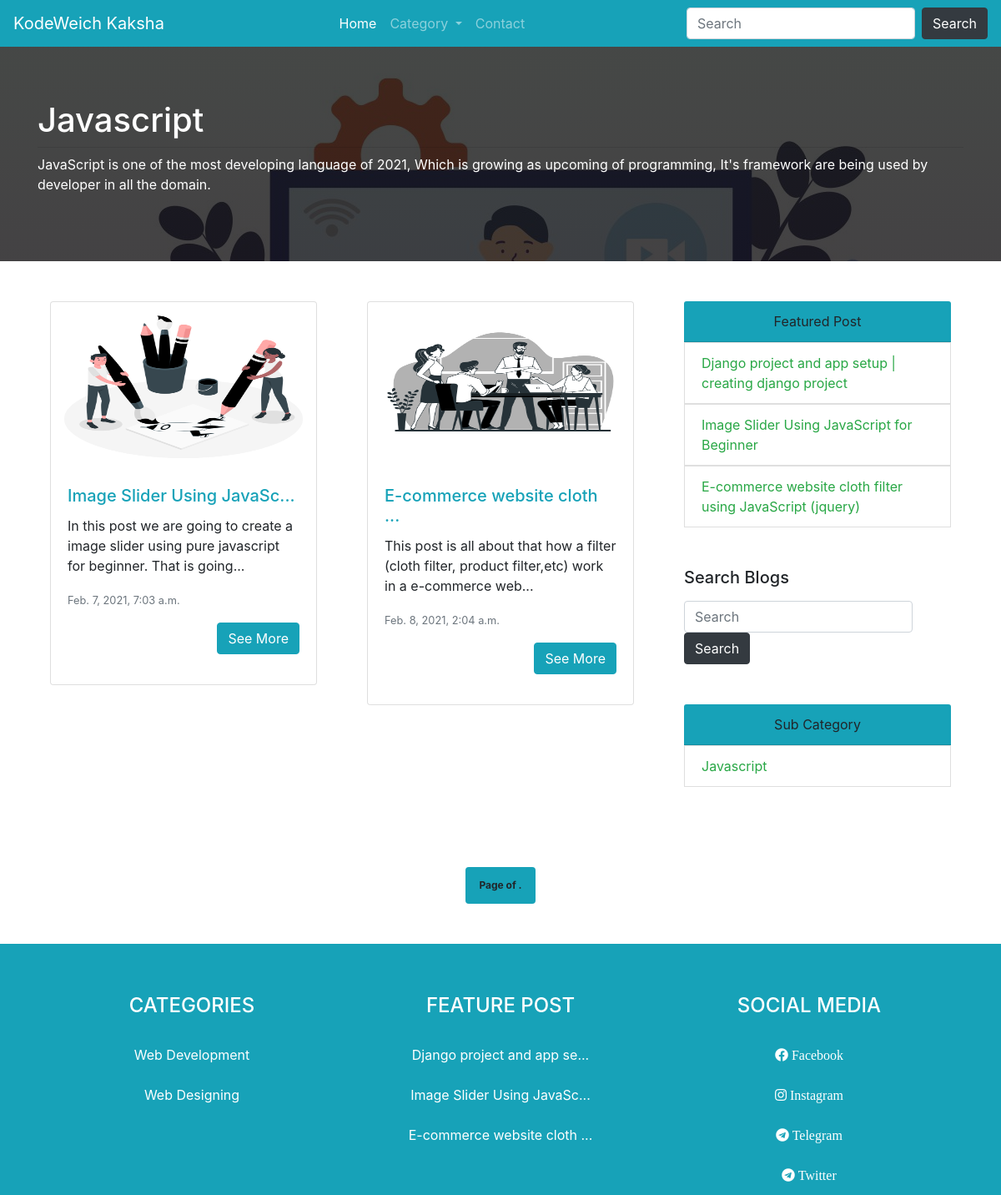
Screenshot of /blogs/web-designing-blogs/javascript-blogs with the database file from the repository.
### blog/models.py (models this page shows, shortened)
class Web_detail(models.Model):
    website_name = models.CharField(max_length=100)
    hero_image = models.ImageField(upload_to = "upload/")
    category_image = models.ImageField(upload_to = "upload/")
    sub_category_image = models.ImageField(upload_to = "upload/")
    comment_image = models.ImageField(upload_to = "upload/")
    facebook_link =models.CharField(max_length=200)
    instagram_link =models.CharField(max_length=200)
    twitter_link =models.CharField(max_length=200)
    telegram_link =models.CharField(max_length=200)

class BlogSubCategory(models.Model):
    title = models.CharField(max_length= 50)
    slug = models.CharField(max_length = 100)
    description = models.CharField(max_length = 200)
    category = models.ForeignKey(BlogCategory, on_delete=models.CASCADE)

class Blog(models.Model):
    title = models.CharField(max_length = 100)
    permalink = models.CharField(max_length = 200)
    content = models.TextField()
    description = models.CharField(max_length = 300)
    date = models.DateTimeField(auto_now_add=True)
    author = models.ForeignKey(Author ,on_delete=models.CASCADE)
    category = models.ForeignKey(BlogCategory , on_delete=models.CASCADE)
    sub_category = models.ForeignKey(BlogSubCategory, on_delete=models.CASCADE)
    image = models.ImageField(upload_to = "upload/")

class BlogCategory(models.Model):
    title = models.CharField(max_length= 50)
    slug = models.CharField(max_length = 100)
    description = models.CharField(max_length=200)

### blog/views.py (the view)
# urls.py: path('blogs/<str:category_slug>/<str:subCategory_slug>',SubCatBlogView.as_view(), name="SubCategory"),
class SubCatBlogView(View):
    def get(self,request,category_slug,subCategory_slug):
        category = BlogCategory.objects.get(slug = category_slug)
        sub_cat = BlogSubCategory.objects.get(slug = subCategory_slug)
        blogs = Blog.objects.filter(category = category, sub_category= sub_cat)
        sub_category = BlogSubCategory.objects.filter(category = category)
        blog_obj = pagination(request,blogs,6)
        context = {
            'blogs':blogs,
            'sub_category':sub_category,
            'category':sub_cat,
        }
        return render(request, template_name="blog/blog.html", context=context)

### blog/templatetags/blog_tags.py (called while the page is built)
@register.simple_tag
def SEO():
    configuration= SEO_Configuration.objects.all().first()
    return configuration

@register.simple_tag
def web_detail():
    detail = Web_detail.objects.all().first()
    return detail

@register.simple_tag
def category():
    categories = BlogCategory.objects.all()
    return categories

@register.simple_tag
def feature_post():
    blogs = Blog.objects.all()
    comment_dict = {}
    for blog in blogs:
        no_of_comment = Comment.objects.filter(blog = blog).count()
        comment_dict[blog.permalink] = no_of_comment
    comment = dict(sorted(comment_dict.items(),reverse=True, key=lambda item: item[1]))
    query_set =set()
    for slug in dict(list(comment.items())[0: 5]):
        blog = Blog.objects.get(permalink = slug)
        query_set.add(blog)
    return query_set

### blog/views.py (called while the page is built)
def pagination(request,blogs,page_number):
    paginator = Paginator(blogs, page_number) # Show 25 contacts per page.
    page_number = request.GET.get('page')
    blog_obj = paginator.get_page(page_number)
    return blog_obj

### blog/templates/blog/blog.html (shortened to what this page needs)
{% extends 'blog/layout.html' %}
{% load blog_tags %}
{% SEO as config %}
{% web_detail as detail %}
{% block body %}
<section id="jumbotron" style="background-image:linear-gradient(rgba(23, 26, 24, 0.8),rgba(21, 19, 21, 0.8)),url('{{detail.category_image.url}}'); background-repeat: no-repeat;background-size:cover;">
    <div class="text-white jumbotron mb-0 jumbotron-fluid bg-transparent">
        <div class="container">
            <h1 class="display-5">{{category.title}}</h1>
            <hr class="my-2">
            <p>{{category.description}}</p>
        </div>
    </div>
</section>
<section id="blogs">
    <div class="container pt-5 mx-auto">
        <div class="row row-cols-1 row-cols-md-2">
            <div class="col-lg-8 col-md-8 col-ms-12">
                <div class="contianer">
                    <div class="card-deck">
                        {% for blog in blogs %}
                        <div class="col-lg-6 col-md-6 col-sm-12">
                            <div class="card mb-3">
                                <img src="{{blog.image.url}}" class="card-img-top" alt="..." height="200px">
                                <div class="card-body mb-3">
                                    <a href="/blog/{{blog.permalink}}" class="text-decoration-none text-info"><h5 class="card-title">{{blog.title|slice:":25"}}...</h5></a>
                                    <p class="card-text">{{blog.description|slice:":100"|safe}}...</p>
                                    <p class="card-text"><small class="text-muted">{{blog.date}}</small></p>
                                    <div class="links text-right">
                                        <a href="/blog/{{blog.permalink}}" class="btn btn-info">See More</a>
                                    </div>
                                </div>
                            </div>
                        </div>
                        {% endfor %}
                    </div>
                </div>
            </div>
            <div class="col-lg-4 col-md-4 col-sm-12">
                <div class="container mb-5 mx-auto">
                    <div class="card border-0">
                        <div class="card-header text-center bg-info">
                            Featured Post
                        </div>
                        <ul class="list-group list-group-flush">
                            {% feature_post as posts %}
                            {% for post in posts %}
                            <a href="/blog/{{post.permalink}} "class="text-decoration-none text-success"><li class="list-group-item">{{post.title}}</li></a>
                            {% endfor %}
                        </ul>
                    </div>
                </div>
                <div class="container mb-5 ">
                    <h5 class="mb-3">Search Blogs</h5>
                    <form class="form-inline my-2 my-lg-0"  action="/search_blog/" method="GET">
                        <input class="form-control mr-sm-2" type="search" placeholder="Search" name="search" aria-label="Search">
                        <button class="btn btn-dark my-2 my-sm-0" type="submit">Search</button>
                    </form>
                </div>
                <div class="container  mb-5 mx-auto">
                    <div class="card border-0 ">
                        <div class="card-header bg-info text-center">
                            Sub Category
                        </div>
                        <ul class="list-group list-group-flush">
                            {% for subcat in sub_category %}
                            <a href="/blogs/{{subcat.category.slug}}/{{subcat.slug}}" class="text-decoration-none text-success"><li class="list-group-item">{{subcat.title}}</li></a>
                            {% endfor %}
                        </ul>
                    </div>
                </div>
            </div>
        </div>
        <div class="blog-pagination mb-5 mt-5 d-flex">
            <div class="pagination align-self-center mx-auto">
                <span class="step-links">
                    <span class="current badge bg-info p-3 ">
                        Page {{ blogs.number}} of {{ blogs.paginator.num_pages }}.
                    </span>
                </span>
            </div>
        </div>
    </div>
</section>
{% endblock %}

### blog/templates/blog/layout.html (shortened to what this page needs)
<!DOCTYPE html>
<html lang="en">
{% load static %}
{% load blog_tags %}
{% web_detail as detail %}
<head>
    {% SEO as config %}
    <link rel="stylesheet" href="https://cdn.jsdelivr.net/npm/bootstrap@4.6.0/dist/css/bootstrap.min.css">
    <link rel="stylesheet" href="{% static 'blog/css/style.css' %}">
    <link rel="stylesheet" href="https://cdnjs.cloudflare.com/ajax/libs/font-awesome/5.15.2/css/all.min.css" />
</head>
<body>
    <header>
        <nav class="navbar navbar-expand-lg bg-info navbar-dark">
            <a class="navbar-brand" href="#">{{detail.website_name}}</a>
            <div class="collapse navbar-collapse" id="navbarTogglerDemo03">
                <ul class="navbar-nav mx-auto mt-2 mt-lg-0">
                    <li class="nav-item active">
                        <a class="nav-link" href="{% url 'Home' %}">Home <span class="sr-only">(current)</span></a>
                    </li>
                    <li class="nav-item dropdown">
                        <a class="nav-link dropdown-toggle" href="#" id="navbarScrollingDropdown" role="button"
                            data-toggle="dropdown" aria-expanded="false">
                            Category
                        </a>
                            {% category as result %}
                    </li>
                    <li class="nav-item">
                        <a class="nav-link" href="{% url 'Contact' %}">Contact</a>
                    </li>
                </ul>
                <form class="form-inline my-2 my-lg-0" action="/search_blog/" method="GET">
                    <input class="form-control mr-sm-2" type="search" name="search" placeholder="Search" aria-label="Search">
                    <button class="btn btn-dark my-2 my-sm-0" type="submit">Search</button>
                </form>
            </div>
        </nav>
    </header>
   {% block body %}
   {% endblock %}
    <footer class="bg-info">
        <div class="container mx-auto text-center">
            <div class="card-group pt-5 bg-transparent ">
                <div class="card bg-transparent border-0">
                    <div class="card-header border-0 bg-transparent">
                       <h4 class="text-white text-uppercase">Categories</h4>
                    </div>
                    <ul class="list-group  list-group-flush">
                        {% category as result %}
                        {% for cat in result|slice:":4" %}
                        <a href="/blogs/{{category.slug}}" class="text-decoration-none text-white" ><li class="list-group-item border-0 bg-transparent">{{cat.title}}</li></a>
                         {% endfor %}
                    </ul>
                </div>
                <div class="card bg-transparent border-0">
                    <div class="card-header border-0 bg-transparent">
                        <h4 class="text-white text-uppercase">Feature POST</h4>
                    </div>
                    <ul class="list-group list-group-flush">
                        {% feature_post as posts %}
                        {% for post in posts %}
                        <a href="/blog/{{post.permalink}} " class="text-decoration-none text-white"><li class="list-group-item border-0 bg-transparent">{{post.title|slice:":25"}}...</li></a>
                        {% endfor %}
                    </ul>
                </div>
                <div class="card bg-transparent border-0">
                    <div class="card-header border-0 bg-transparent">
                        <h4 class="text-white text-uppercase">Social Media</h4>
                    </div>
                    <ul class="list-group  list-group-flush">
                        <a href="{{detail.facebook_link}}"><li class="list-group-item border-0 bg-transparent"><i class="fab fa-facebook text-white"> Facebook</i></li></a>
                        <a href="{{detail.instagram_link}}"><li class="list-group-item border-0 bg-transparent"><i class="fab fa-instagram text-white" aria-hidden="true"> Instagram</i></li></a>
                        <a href="{{detail.telegram_link}}"><li class="list-group-item border-0 bg-transparent"><i class="fab  fa-telegram text-white" aria-hidden="true"> Telegram</i></li></a>
                        <a href="{{detail.twitter_link}}"><li class="list-group-item border-0 bg-transparent"><i class="fab  fa-telegram text-white" aria-hidden="true"> Twitter</i></li></a>
                    </ul>
                </div>
            </div>
        </div>
    </footer>
</body>
</html>

### blog/static/blog/css/style.css (style rules this page uses)
body a { text-decoration: none; }

### rows the page displays
Web_detail: website_name "KodeWeich Kaksha", category_image (picture)
BlogSubCategory: title "Javascript", description "JavaScript is one of the most developing language of 2021, Which is growing as upcoming of programming, It's framework are being used by developer in all the domain."
Blog: image (picture), title "Image Slider Using JavaSc", description "In this post we are going to create a image slider using pure javascript for beginner. That is going", date "Feb. 7, 2021, 7:03 a.m.", title "Image Slider Using JavaScript for Beginner"
Blog: image (picture), title "E-commerce website cloth", description "This post is all about that how a filter (cloth filter, product filter,etc) work in a e-commerce web", date "Feb. 8, 2021, 2:04 a.m.", title "E-commerce website cloth filter using JavaScript (jquery)"
Blog: title "Django project and app setup | creating django project", title "Django project and app se"
BlogCategory: title "Web Development"
BlogCategory: title "Web Designing"
